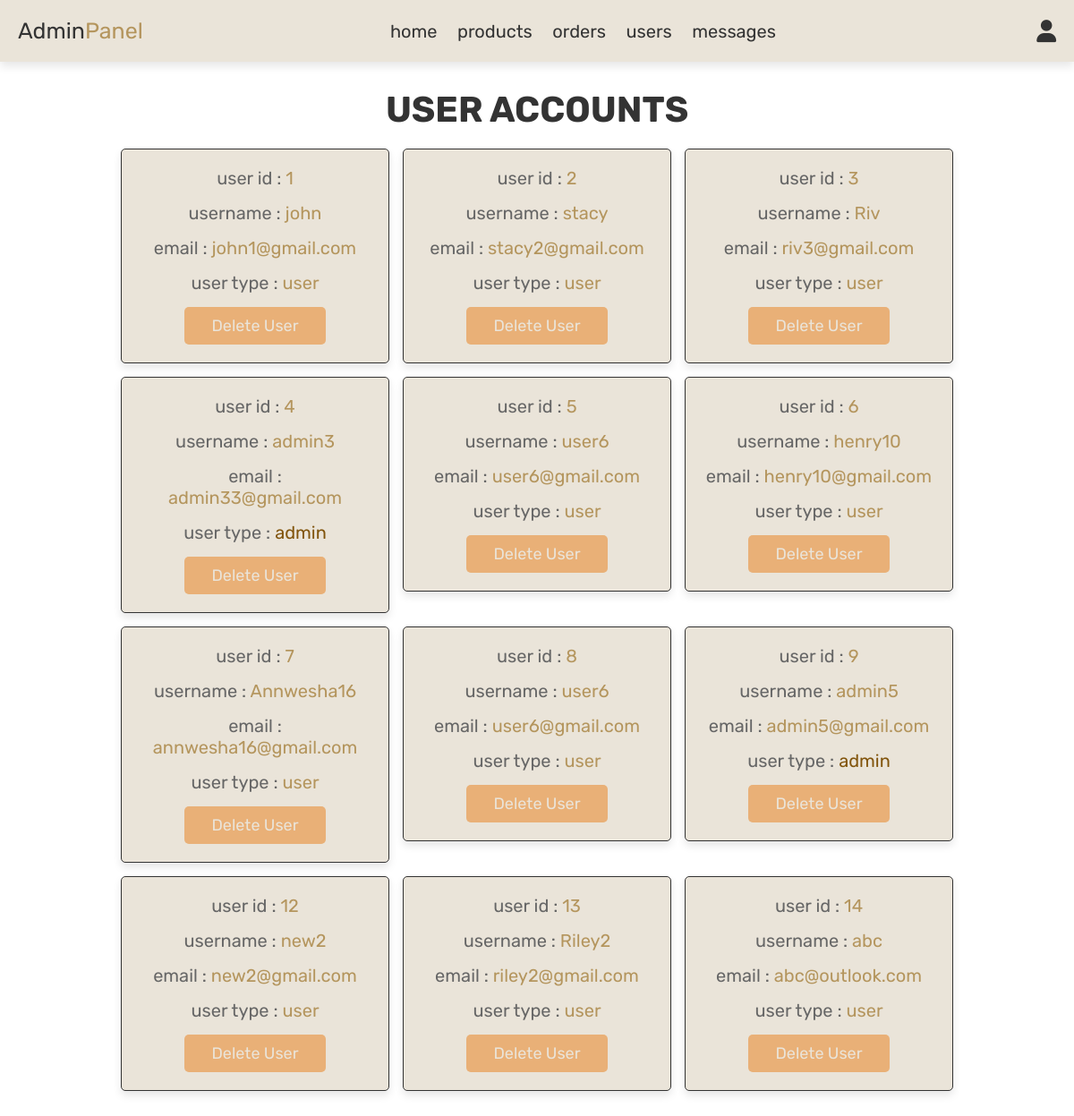
Page /FurnitureShop/admin_users.php (signed in) on the committed database.
### tables this page shows
CREATE TABLE `users` (
  `id` int(100) NOT NULL,
  `name` varchar(100) NOT NULL,
  `email` varchar(100) NOT NULL,
  `password` varchar(100) NOT NULL,
  `user_type` varchar(20) NOT NULL DEFAULT 'user'
);

### FurnitureShop/admin_users.php (the view, shortened to what this page needs)
<?php
include 'config.php';
?>
<!DOCTYPE html>
<html lang="en">
<head>
   <link rel="stylesheet" href="https://cdnjs.cloudflare.com/ajax/libs/font-awesome/6.0.0/css/all.min.css">
   <link rel="stylesheet" href="admin_style.css">
</head>
<body>
<?php include 'admin_header.php'; ?>
<section class="users">
   <h1 class="title"> user accounts </h1>
   <div class="box-container">
      <?php
         $select_users = mysqli_query($conn, "SELECT * FROM `users`") or die('query failed');
         while($fetch_users = mysqli_fetch_assoc($select_users)){
      ?>
      <div class="box">
         <p> user id : <span><?php echo $fetch_users['id']; ?></span> </p>
         <p> username : <span><?php echo $fetch_users['name']; ?></span> </p>
         <p> email : <span><?php echo $fetch_users['email']; ?></span> </p>
         <p> user type : <span style="color:<?php if($fetch_users['user_type'] == 'admin'){ echo 'var(--orange)'; } ?>"><?php echo $fetch_users['user_type']; ?></span> </p>
         <a href="admin_users.php?delete=<?php echo $fetch_users['id']; ?>" onclick="return confirm('delete this user?');" class="delete-btn">delete user</a>
      </div>
      <?php
         };
      ?>
   </div>
</section>
</body>
</html>

### FurnitureShop/admin_style.css (style rules this page uses)
:root { --purple:#b4955d; --red:#e9b077; --orange:#81540c; --black:#333; --white:#eae4d9; --light-color:#666; --light-white:#a59b7d; --light-bg:#ffffff; --border:.1rem solid var(--black); --box-shadow:0 .5rem 1rem rgba(0,0,0,.1); }
* { font-family: 'Rubik', sans-serif; margin:0; padding:0; box-sizing: border-box; outline: none; border:none; text-decoration: none; transition:all .2s linear; }
html { font-size: 62.5%; overflow-x: hidden; }
body { background-color: var(--light-bg); }
section { padding:3rem 2rem; }
.title { text-align: center; margin-bottom: 2rem; text-transform: uppercase; color:var(--black); font-size: 4rem; }
.btn, .option-btn, .delete-btn, .white-btn { display: inline-block; margin-top: 1rem; padding:1rem 3rem; cursor: pointer; color:var(--white); font-size: 1.8rem; border-radius: .5rem; text-transform: capitalize; }
.delete-btn { background-color: var(--red); }
.users .box-container { display: grid; grid-template-columns: repeat(auto-fit, 30rem); justify-content: center; gap:1.5rem; max-width: 1200px; margin:0 auto; align-items: flex-start; }
.users .box-container .box { background-color: var(--white); padding:2rem; border:var(--border); box-shadow: var(--box-shadow); border-radius: .5rem; text-align: center; }
.users .box-container .box p { padding-bottom: 1.5rem; font-size: 2rem; color:var(--light-color); }
.users .box-container .box p span { color:var(--purple); }
.users .box-container .box .delete-btn { margin-top: 0; }

### rows in the picture
users: id "1", name "john", email "john1@gmail.com", user_type "user"
users: id "2", name "stacy", email "stacy2@gmail.com", user_type "user"
users: id "3", name "Riv", email "riv3@gmail.com", user_type "user"
users: id "4", name "admin3", email "admin33@gmail.com", user_type "admin"
users: id "5", name "user6", email "user6@gmail.com", user_type "user"
users: id "6", name "henry10", email "henry10@gmail.com", user_type "user"
users: id "7", name "Annwesha16", email "annwesha16@gmail.com", user_type "user"
users: id "8", name "user6", email "user6@gmail.com", user_type "user"
users: id "9", name "admin5", email "admin5@gmail.com", user_type "admin"
users: id "12", name "new2", email "new2@gmail.com", user_type "user"
users: id "13", name "Riley2", email "riley2@gmail.com", user_type "user"
users: id "14", name "abc", email "abc@outlook.com", user_type "user"
